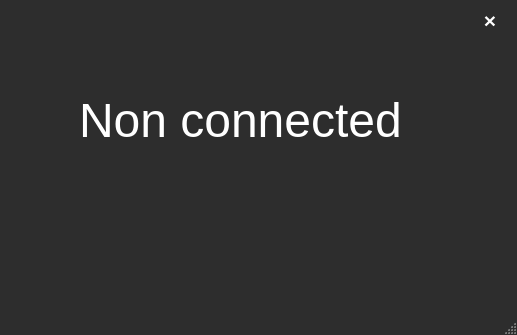
<?xml version="1.0" encoding="UTF-8"?>
<ui version="4.0">
 <class>loginForm</class>
 <widget class="QMainWindow" name="loginForm">
  <property name="geometry">
   <rect>
    <x>0</x>
    <y>0</y>
    <width>517</width>
    <height>335</height>
   </rect>
  </property>
  <property name="windowTitle">
   <string>MainWindow</string>
  </property>
  <property name="styleSheet">
   <string notr="true">#statusbar
{
	color: white;
	border-radius: 15px;
}
#centralwidget
{
	border-radius: 15px;
}
#loginForm
{

background:#2D2D2D;
border-radius: 15px;
	
}

#frame
{
	background:#2D2D2D;
	border-radius: 15px;
}



#toolButton
{
	background: red;
	border-radius:30px;
}

#label_5
{
	color: white;
background: transparent;
	font-family: century gothic;
	font-size: 24px
}
#label_6
{
	color: white;
background: transparent;
	font-family: century gothic;
	font-size: 24px
}




</string>
  </property>
  <widget class="QWidget" name="centralwidget">
   <widget class="QStackedWidget" name="stackedWidget">
    <property name="geometry">
     <rect>
      <x>0</x>
      <y>0</y>
      <width>521</width>
      <height>601</height>
     </rect>
    </property>
    <property name="currentIndex">
     <number>2</number>
    </property>
    <widget class="QWidget" name="page_3"/>
    <widget class="QWidget" name="page">
     <widget class="QFrame" name="frame">
      <property name="geometry">
       <rect>
        <x>0</x>
        <y>0</y>
        <width>521</width>
        <height>341</height>
       </rect>
      </property>
      <property name="styleSheet">
       <string notr="true"/>
      </property>
      <property name="frameShape">
       <enum>QFrame::StyledPanel</enum>
      </property>
      <property name="frameShadow">
       <enum>QFrame::Raised</enum>
      </property>
      <widget class="QLineEdit" name="lineEdit_login">
       <property name="geometry">
        <rect>
         <x>60</x>
         <y>87</y>
         <width>391</width>
         <height>24</height>
        </rect>
       </property>
       <property name="styleSheet">
        <string notr="true">*{
background: transparent;
border: none;
color: #717072;
border-bottom: 1px solid  #717072;
	font-family: century gothic;
	font-size: 24px
}

</string>
       </property>
       <property name="text">
        <string/>
       </property>
       <property name="placeholderText">
        <string>Username</string>
       </property>
      </widget>
      <widget class="QLineEdit" name="lineEdit_password">
       <property name="geometry">
        <rect>
         <x>60</x>
         <y>149</y>
         <width>391</width>
         <height>31</height>
        </rect>
       </property>
       <property name="styleSheet">
        <string notr="true">*{
background: transparent;
border: none;
color: #717072;
border-bottom: 1px solid  #717072;
	font-family: century gothic;
	font-size: 24px
}

</string>
       </property>
       <property name="echoMode">
        <enum>QLineEdit::Password</enum>
       </property>
       <property name="placeholderText">
        <string>Password</string>
       </property>
      </widget>
      <widget class="QPushButton" name="pushButton_login">
       <property name="geometry">
        <rect>
         <x>120</x>
         <y>250</y>
         <width>291</width>
         <height>51</height>
        </rect>
       </property>
       <property name="styleSheet">
        <string notr="true">
#pushButton_login
{
	color: white;
	border-radius: 15px;
	background: red;
	font-family: century gothic;
	font-size: 24px

}

#pushButton_login:hover
{
	color: #333;
	border-radius: 15px;
	background: #49ebff;
	font-family: century gothic;
	font-size: 24px

}

</string>
       </property>
       <property name="text">
        <string>Login</string>
       </property>
      </widget>
      <widget class="QLabel" name="label_6">
       <property name="geometry">
        <rect>
         <x>180</x>
         <y>37</y>
         <width>151</width>
         <height>20</height>
        </rect>
       </property>
       <property name="text">
        <string>LOGIN HERE</string>
       </property>
      </widget>
      <widget class="QPushButton" name="minimizeButton">
       <property name="geometry">
        <rect>
         <x>430</x>
         <y>0</y>
         <width>30</width>
         <height>40</height>
        </rect>
       </property>
       <property name="font">
        <font>
         <pointsize>16</pointsize>
         <bold>true</bold>
        </font>
       </property>
       <property name="cursor">
        <cursorShape>PointingHandCursor</cursorShape>
       </property>
       <property name="styleSheet">
        <string notr="true">
#minimizeButton
{
	border:none;
color:white;
}

#minimizeButton:hover
{
	border:none;
color:#EB0000;
}</string>
       </property>
       <property name="text">
        <string>−</string>
       </property>
      </widget>
      <widget class="QPushButton" name="closeButton">
       <property name="geometry">
        <rect>
         <x>460</x>
         <y>0</y>
         <width>40</width>
         <height>40</height>
        </rect>
       </property>
       <property name="font">
        <font>
         <pointsize>16</pointsize>
         <bold>true</bold>
        </font>
       </property>
       <property name="cursor">
        <cursorShape>PointingHandCursor</cursorShape>
       </property>
       <property name="styleSheet">
        <string notr="true">#closeButton
{
	border:none;
color:white;
}

#closeButton:hover
{
	border:none;
color:#EB0000;
}</string>
       </property>
       <property name="text">
        <string>×</string>
       </property>
      </widget>
     </widget>
    </widget>
    <widget class="QWidget" name="page_2">
     <widget class="QLabel" name="label">
      <property name="geometry">
       <rect>
        <x>79</x>
        <y>20</y>
        <width>411</width>
        <height>201</height>
       </rect>
      </property>
      <property name="text">
       <string>&lt;html&gt;&lt;head/&gt;&lt;body&gt;&lt;p&gt;&lt;span style=&quot; font-size:36pt; color:#ffffff;&quot;&gt;Non connected&lt;/span&gt;&lt;/p&gt;&lt;/body&gt;&lt;/html&gt;</string>
      </property>
     </widget>
     <widget class="QPushButton" name="closeButton_2">
      <property name="geometry">
       <rect>
        <x>470</x>
        <y>0</y>
        <width>40</width>
        <height>40</height>
       </rect>
      </property>
      <property name="font">
       <font>
        <pointsize>16</pointsize>
        <bold>true</bold>
       </font>
      </property>
      <property name="cursor">
       <cursorShape>PointingHandCursor</cursorShape>
      </property>
      <property name="styleSheet">
       <string notr="true">#closeButton_2
{
	border:none;
color:white;
}

#closeButton_2:hover
{
	border:none;
color:#EB0000;
}</string>
      </property>
      <property name="text">
       <string>×</string>
      </property>
     </widget>
    </widget>
   </widget>
  </widget>
  <widget class="QStatusBar" name="statusbar"/>
 </widget>
 <resources/>
 <connections/>
</ui>
